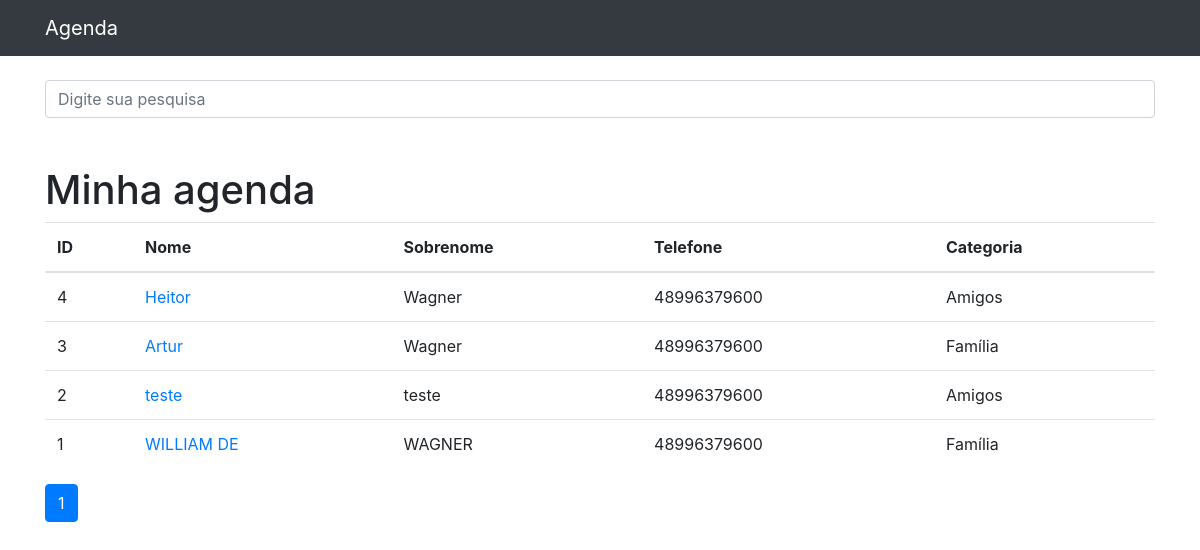
The page / on the database its author committed.
### contatos/models.py (models this page shows, shortened)
class Contatos (models.Model):
    nome = models.CharField(max_length=255)
    sobrenome = models.CharField(max_length=255, blank=True)
    telefone = models.CharField(max_length=20)
    email = models.CharField(max_length=255, blank=True)
    datacriacao = models.DateTimeField(default=timezone.now)
    descricao = models.CharField(max_length=255, blank=True)
    categoria = models.ForeignKey(Categoria, on_delete=models.DO_NOTHING)
    ativo = models.BooleanField(default=True)
    foto = models.ImageField(blank=True, upload_to='fotos/%Y/%m/')

class Categoria (models.Model):
    nome = models.CharField(max_length=255)
    def __str__(self):
        return self.nome

### contatos/views.py (the view)
# urls.py: path('', views.index, name='index'),
def index(request):
    contatos = Contatos.objects.order_by('-id').filter(
        ativo=True
    )
    paginator = Paginator(contatos, 10)
    page = request.GET.get('p')
    contatos = paginator.get_page(page)
    return render(request, 'contatos/index.html', {
        'contatos': contatos
    })

### contatos/templates/contatos/index.html (shortened to what this page needs)
{% extends 'base.html'%}
{%block conteudo%}
<form method="get" action="{% url 'busca' %}">
    <div class="form-group row">
        <div class="col-12">
            <input class="form-control" type="search" value="{{ request.GET.termo }}" id="search-input"
                placeholder="Digite sua pesquisa" name="termo">
        </div>
    </div>
</form>
<h1 class="mt-5">Minha agenda</h1>
<table class="table">
    <thead>
        <tr>
            <th>ID</th>
            <th>Nome</th>
            <th>Sobrenome</th>
            <th>Telefone</th>
            <th>Categoria</th>
        </tr>
    </thead>
    <tbody>
        {% for contato in contatos %}
        <tr>
            <td>{{contato.id}}</td>
            <td>
                <a href="{% url 'detalhe' contato.id %}"> {{contato.nome}}</a>
            </td>
            <td>{{contato.sobrenome}}</td>
            <td>{{contato.telefone}}</td>
            <td>{{contato.categoria}}</td>
        </tr>
        {% endfor %}
    </tbody>
</table>
<nav aria-label="Page navigation example">
    <ul class="pagination">
        {% for pagina in contatos.paginator.page_range %}
        {%if contatos.number == pagina%}
        <li class="page-item active"><a class="page-link" href="?p={{pagina}}">{{pagina}}</a></li>
        {%else%}
        <li class="page-item"><a class="page-link" href="?p={{pagina}}">{{pagina}}</a></li>
        {%endif%}
        {% endfor %}
    </ul>
</nav>
{%endblock%}

### templates/base.html (shortened to what this page needs)
{% load static %}
<!DOCTYPE html>
<html lang="pt">
<head>
  {% include 'parciais/_head.html' %}
</head>
<body>
  {% include 'parciais/_menu.html' %}
  <div class="container">
    <div class="row">
      <div class="col-lg-12">
        {% include 'parciais/_msgs.html' %}
        {% block conteudo %}{% endblock %}
      </div>
    </div>
  </div>
</body>
</html>

### templates/parciais/_head.html (shortened to what this page needs)
{% load static %}
<link href="{% static 'vendor/bootstrap/css/bootstrap.min.css'%}" rel="stylesheet">

### templates/parciais/_menu.html (shortened to what this page needs)
{% load static %}
<nav class="navbar navbar-expand-lg navbar-dark bg-dark static-top">
    <div class="container">
        <a class="navbar-brand" href="{% url 'index' %}">Agenda</a>
    </div>
</nav>

### templates/parciais/_msgs.html
{% load static %}
{%if messages %}
<br>
{%for message in messages%}
<div class="alert {{message.tags}}" role="alert">
    {{message}}
</div>
{%endfor%}
{%else%}
<br>
{%endif%}

### rows shown on the page
Contatos: id "4", nome "Heitor", sobrenome "Wagner", telefone "48996379600", categoria "Amigos"
Contatos: id "3", nome "Artur", sobrenome "Wagner", telefone "48996379600", categoria "Família"
Contatos: id "2", nome "teste", sobrenome "teste", telefone "48996379600", categoria "Amigos"
Contatos: id "1", nome "WILLIAM DE", sobrenome "WAGNER", telefone "48996379600", categoria "Família"

### other values the page prints
{{ pagina }} "1"
